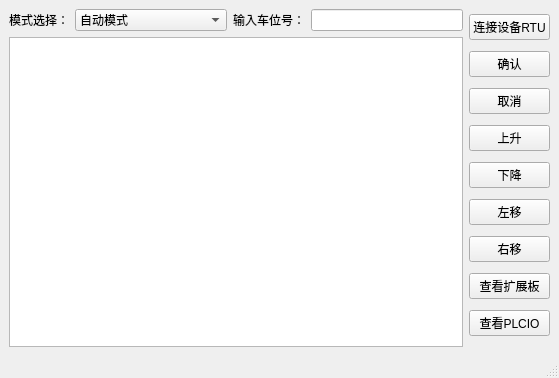
<?xml version="1.0" encoding="UTF-8"?>
<ui version="4.0">
 <class>MainWindow</class>
 <widget class="QMainWindow" name="MainWindow">
  <property name="geometry">
   <rect>
    <x>0</x>
    <y>0</y>
    <width>559</width>
    <height>378</height>
   </rect>
  </property>
  <property name="windowTitle">
   <string>MainWindow</string>
  </property>
  <widget class="QWidget" name="centralwidget">
   <layout class="QGridLayout" name="gridLayout">
    <item row="0" column="0">
     <layout class="QHBoxLayout" name="horizontalLayout_2">
      <item>
       <layout class="QVBoxLayout" name="verticalLayout">
        <item>
         <layout class="QHBoxLayout" name="horizontalLayout">
          <item>
           <widget class="QLabel" name="label_2">
            <property name="text">
             <string>模式选择：</string>
            </property>
           </widget>
          </item>
          <item>
           <widget class="QComboBox" name="comboBoxMode">
            <property name="sizePolicy">
             <sizepolicy hsizetype="Expanding" vsizetype="Fixed">
              <horstretch>0</horstretch>
              <verstretch>0</verstretch>
             </sizepolicy>
            </property>
            <item>
             <property name="text">
              <string>自动模式</string>
             </property>
            </item>
            <item>
             <property name="text">
              <string>手动模式</string>
             </property>
            </item>
            <item>
             <property name="text">
              <string>刷卡模式</string>
             </property>
            </item>
            <item>
             <property name="text">
              <string>维修模式</string>
             </property>
            </item>
           </widget>
          </item>
          <item>
           <widget class="QLabel" name="label">
            <property name="text">
             <string>输入车位号：</string>
            </property>
           </widget>
          </item>
          <item>
           <widget class="QLineEdit" name="lineEditNum"/>
          </item>
         </layout>
        </item>
        <item>
         <widget class="QTextEdit" name="textEdit"/>
        </item>
       </layout>
      </item>
      <item>
       <layout class="QVBoxLayout" name="verticalLayout_2">
        <item>
         <widget class="QPushButton" name="btnConnectDevice">
          <property name="text">
           <string>连接设备RTU</string>
          </property>
         </widget>
        </item>
        <item>
         <widget class="QPushButton" name="btnConfirm">
          <property name="text">
           <string>确认</string>
          </property>
         </widget>
        </item>
        <item>
         <widget class="QPushButton" name="btnCancel">
          <property name="text">
           <string>取消</string>
          </property>
         </widget>
        </item>
        <item>
         <widget class="QPushButton" name="btnUp">
          <property name="text">
           <string>上升</string>
          </property>
         </widget>
        </item>
        <item>
         <widget class="QPushButton" name="btnDown">
          <property name="text">
           <string>下降</string>
          </property>
         </widget>
        </item>
        <item>
         <widget class="QPushButton" name="btnLeft">
          <property name="text">
           <string>左移</string>
          </property>
         </widget>
        </item>
        <item>
         <widget class="QPushButton" name="btnRight">
          <property name="text">
           <string>右移</string>
          </property>
         </widget>
        </item>
        <item>
         <widget class="QPushButton" name="btnViewPlate">
          <property name="text">
           <string>查看扩展板</string>
          </property>
         </widget>
        </item>
        <item>
         <widget class="QPushButton" name="btnViewPlc">
          <property name="text">
           <string>查看PLCIO</string>
          </property>
         </widget>
        </item>
       </layout>
      </item>
     </layout>
    </item>
   </layout>
  </widget>
  <widget class="QStatusBar" name="statusbar"/>
  <action name="action">
   <property name="text">
    <string>模式选择</string>
   </property>
  </action>
  <action name="action_2">
   <property name="text">
    <string>模式选择</string>
   </property>
  </action>
  <action name="action_3">
   <property name="text">
    <string>设置</string>
   </property>
  </action>
 </widget>
 <resources/>
 <connections/>
</ui>
